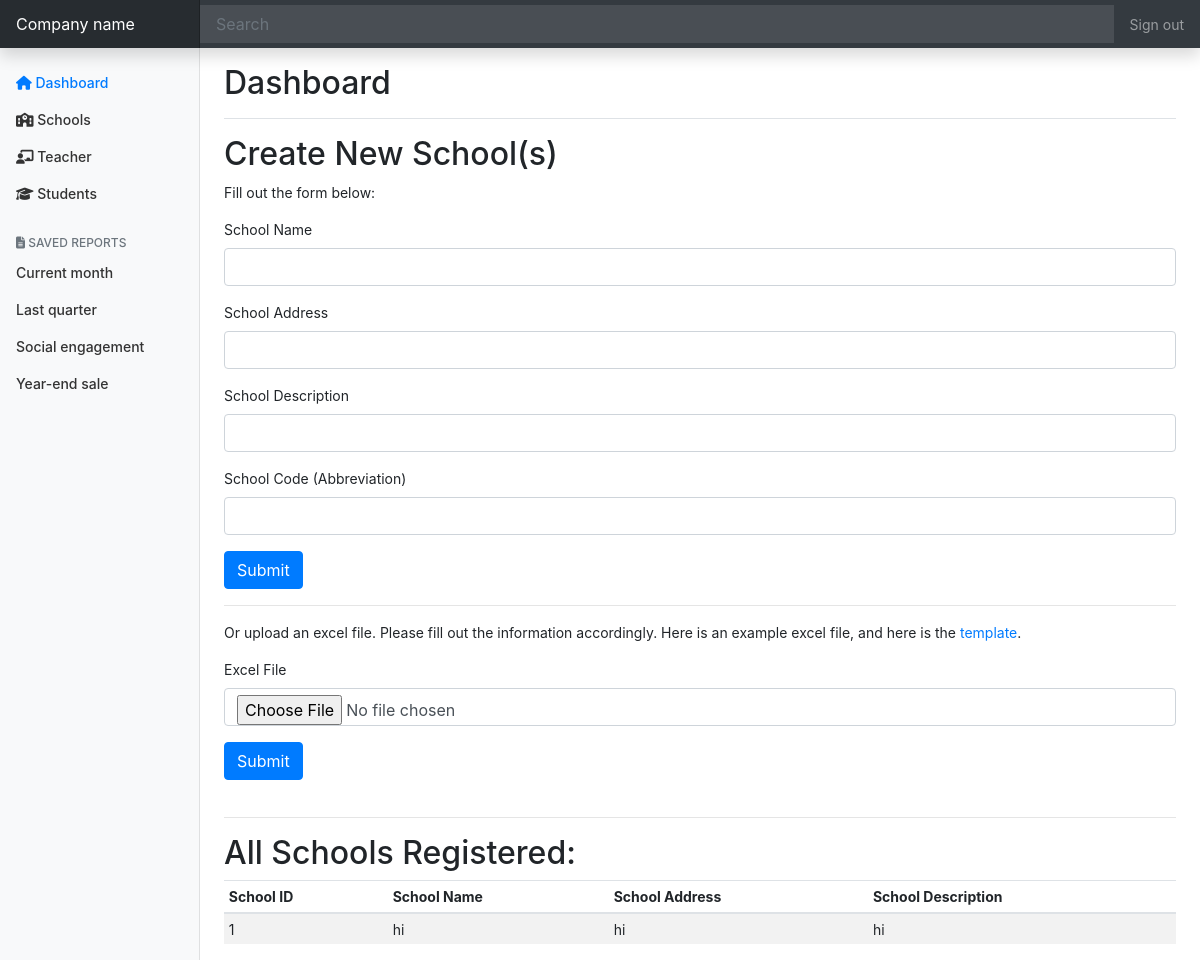
Before: /district-admin/world/schools (signed in) with the older database file.
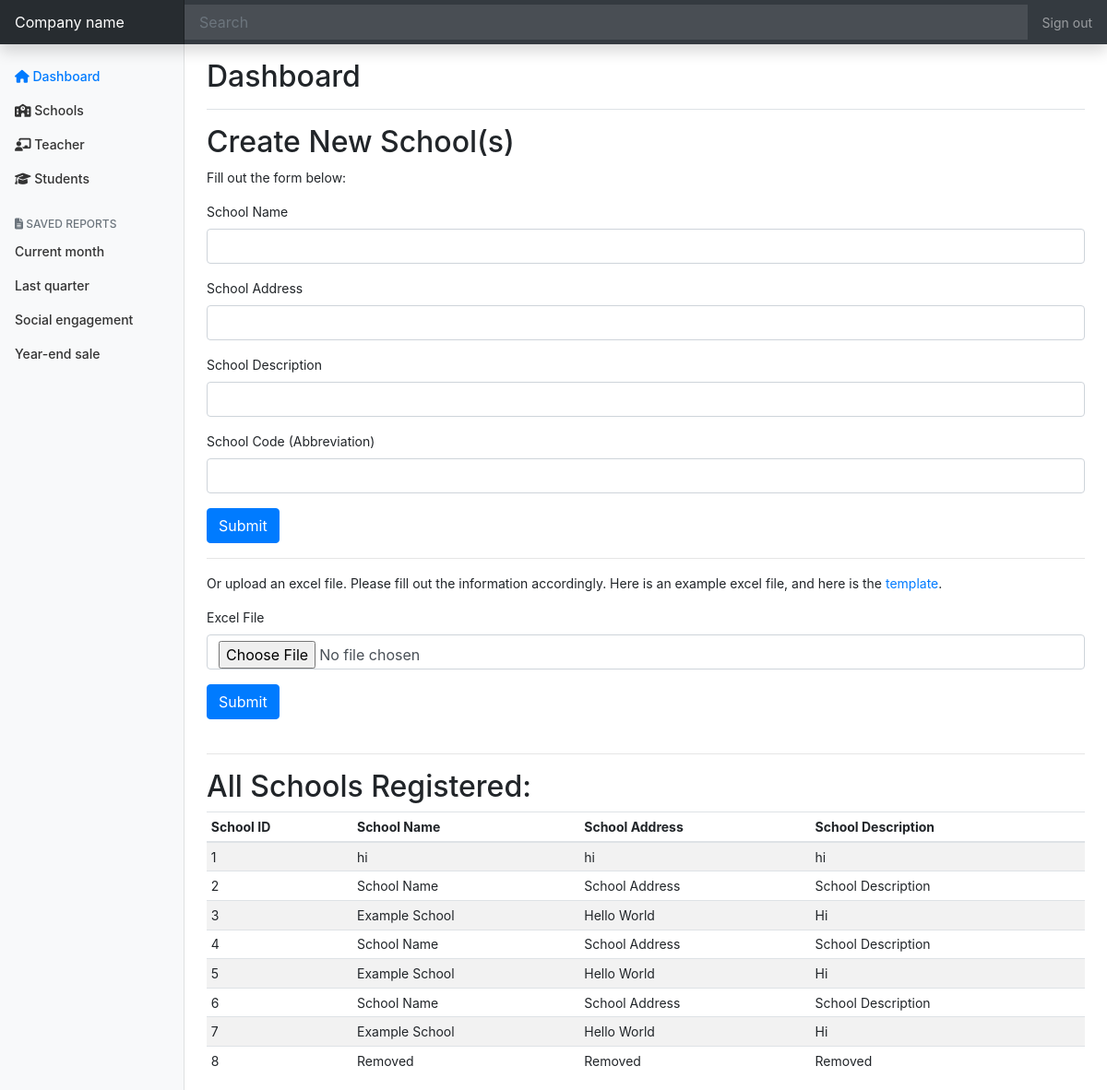
After: the same page with the newer database file.
### tables this page shows
CREATE TABLE "schools" (
	"school_id"	INTEGER PRIMARY KEY AUTOINCREMENT,
	"district_id"	INTEGER,
	"name"	TEXT,
	"address"	TEXT,
	"description"	TEXT,
	"code"	TEXT
);

### app.py (the view)
@app.route("/district-admin/<string:code>/schools", methods=["GET", "POST"])
@login_required
def district_admin_dashboard_school(code):
    d_code = code
    user_info = c.execute("SELECT * FROM users WHERE user_id=:user_id", {"user_id": session.get("user_id")}).fetchall()
    try:
        district = c.execute("SELECT * FROM districts WHERE code=:code", {"code": code}).fetchall()[0][0]
    except IndexError:
        abort(403)
    if user_info[0][5] != "district-admin" or user_info[0][6] != district:
        abort(403)
    if request.method == "POST":
        if request.form.get("name") and request.form.get("address") and request.form.get("description") and request.form.get("code"):
            c.execute("INSERT INTO schools (district_id, name, address, description, code) VALUES (:district_id, :name, :address, :description, :code)", {"district_id": int(district), "name": request.form.get("name"), "address": request.form.get("address"), "description": request.form.get("description"), "code": request.form.get("code")})
            conn.commit()
            return redirect(f"/district-admin/{d_code}/schools")
        elif request.files["file"]:
            filename = upload_file(app.config["UPLOAD_FOLDER"])
            wb = load_workbook(os.path.join(app.config["UPLOAD_FOLDER"], filename))
            sheet = wb.active
            if sheet.max_column != 4:
                flash("Wrong Format: Did you have EXACTLY 4 columns?", category="danger")
                return redirect(f"/district-admin/{d_code}/schools")
            for i in range(2, sheet.max_row+1):
                name = sheet.cell(row=i, column=1).value
                print(colored(name, "red"))
                address = sheet.cell(row=i, column=2).value
                description = sheet.cell(row=i, column=3).value
                code = sheet.cell(row=i, column=4).value
                c.execute("INSERT INTO schools (district_id, name, address, description, code) VALUES (:district_id, :name, :address, :description, :code)", {"district_id": int(district), "name": name, "address": address, "description": description, "code": code})
                conn.commit()
            os.remove(os.path.join(app.config["UPLOAD_FOLDER"], filename))
            return redirect(f"/district-admin/{d_code}/schools")
    else:
        schools = c.execute("SELECT * FROM schools WHERE district_id=:district_id", {"district_id": district}).fetchall()
        return render_template("district-admin-school.html", schools=schools, code=code)

### helpers.py (called while the page is built)
def login_required(f):
    @wraps(f)
    def decorated_function(*args, **kwargs):
        if session.get("user_id") is None:
            return redirect("/login?next=" + request.path)
        return f(*args, **kwargs)
    return decorated_function

### templates/district-admin-school.html
{% extends "district-admin-dashboard-layout.html" %}
{% block main %}
  <div class="d-flex justify-content-between flex-wrap flex-md-nowrap align-items-center pt-3 pb-2 mb-3 border-bottom">
    <h1 class="h2">Dashboard</h1>
  </div>
  <h2>Create New School(s)</h2>
  <p>Fill out the form below: </p>
  <form action="/district-admin/{{ code }}/schools" method="POST">
    <div class="form-group">
      <label for="exampleInputEmail1">School Name</label>
      <input type="text" class="form-control" id="exampleInputEmail1" aria-describedby="emailHelp" name="name" required>
    </div>
    <div class="form-group">
      <label for="exampleInputEmail1">School Address</label>
      <input type="text" class="form-control" id="exampleInputEmail1" aria-describedby="emailHelp" name="address" required>
    </div>
    <div class="form-group">
      <label for="exampleInputEmail1">School Description</label>
      <input type="text" class="form-control" id="exampleInputEmail1" aria-describedby="emailHelp" name="description" required>
    </div>
    <div class="form-group">
      <label for="exampleInputEmail1">School Code (Abbreviation)</label>
      <input type="text" class="form-control" id="exampleInputEmail1" aria-describedby="emailHelp" name="code" required>
    </div>
    <button type="submit" class="btn btn-primary">Submit</button>
  </form>
  <hr>
  <p>Or upload an excel file. Please fill out the information accordingly. Here is an example excel file, and here is the <a href="/static/District-Upload-School-Template.xlsx">template</a>.</p>
  <form action="/district-admin/{{ code }}/schools" method="POST" enctype="multipart/form-data">
    <div class="form-group">
      <label for="exampleInputEmail1">Excel File </label>
      <input type="file" class="form-control" id="exampleInputEmail1" aria-describedby="emailHelp" name="file" required accept="application/vnd.openxmlformats-officedocument.spreadsheetml.sheet, application/vnd.ms-excel">
    </div>
    <button type="submit" class="btn btn-primary">Submit</button>
  </form>
  <br>
  <hr>
  <h2>All Schools Registered: </h2>
  <div class="table-responsive">
    <table class="table table-striped table-sm">
      <thead>
        <tr>
          <th>School ID</th>
          <th>School Name</th>
          <th>School Address</th>
          <th>School Description</th>
        </tr>
      </thead>
      <tbody>
        {% for school in schools %}
          <tr>
            <td>{{ school[0] }}</td>
            <td>{{ school[2] }}</td>
            <td>{{ school[3] }}</td>
            <td>{{ school[4] }}</td>
          </tr>
        {% endfor %}
      </tbody>
    </table>
  </div>
{% endblock %}

### templates/district-admin-dashboard-layout.html (shortened to what this page needs)
<!doctype html>
<html lang="en">
  <head>
    <link rel="stylesheet" href="https://stackpath.bootstrapcdn.com/bootstrap/4.5.0/css/bootstrap.min.css">
    <link href="/static/district-admin-dashboard.css" rel="stylesheet">
  </head>
  <body>
    <nav class="navbar navbar-dark sticky-top bg-dark flex-md-nowrap p-0 shadow">
  <a class="navbar-brand col-md-3 col-lg-2 mr-0 px-3" href="#">Company name</a>
  <input class="form-control form-control-dark w-100" type="text" placeholder="Search" aria-label="Search">
  <ul class="navbar-nav px-3">
    <li class="nav-item text-nowrap">
      <a class="nav-link" href="#">Sign out</a>
    </li>
  </ul>
</nav>
<div class="container-fluid">
  <div class="row">
    <nav id="sidebarMenu" class="col-md-3 col-lg-2 d-md-block bg-light sidebar collapse">
      <div class="sidebar-sticky pt-3">
        <ul class="nav flex-column">
          <li class="nav-item">
            <a class="nav-link active" href="/district-admin/{{ code }}">
                <i class="fas fa-home"></i>
              Dashboard <span class="sr-only">(current)</span>
            </a>
          </li>
          <li class="nav-item">
            <a class="nav-link" href="/district-admin/{{ code }}/schools">
                <i class="fas fa-school"></i>
               Schools
            </a>
          </li>
          <li class="nav-item">
            <a class="nav-link" href="#">
                <i class="fas fa-chalkboard-teacher"></i>
              Teacher
            </a>
          </li>
          <li class="nav-item">
            <a class="nav-link" href="#">
                <i class="fas fa-graduation-cap"></i>
              Students
            </a>
          </li>
        </ul>
        <h6 class="sidebar-heading d-flex justify-content-between align-items-center px-3 mt-4 mb-1 text-muted">
          <span><i class="fas fa-file-alt"></i> Saved reports</span>
        </h6>
        <ul class="nav flex-column mb-2">
          <li class="nav-item">
            <a class="nav-link" href="#">
              Current month
            </a>
          </li>
          <li class="nav-item">
            <a class="nav-link" href="#">
              Last quarter
            </a>
          </li>
          <li class="nav-item">
            <a class="nav-link" href="#">
              Social engagement
            </a>
          </li>
          <li class="nav-item">
            <a class="nav-link" href="#">
              Year-end sale
            </a>
          </li>
        </ul>
      </div>
    </nav>
    <main role="main" class="col-md-9 ml-sm-auto col-lg-10 px-md-4">
        {% block main %}{% endblock %}
    </main>
  </div>
</div>
</html>

### static/district-admin-dashboard.css (style rules this page uses)
body { font-size: .875rem; }
.sidebar { position: fixed; top: 0; bottom: 0; left: 0; z-index: 100; padding: 48px 0 0; box-shadow: inset -1px 0 0 rgba(0, 0, 0, .1); }
.sidebar-sticky { position: relative; top: 0; height: calc(100vh - 48px); padding-top: .5rem; overflow-x: hidden; overflow-y: auto; }
.sidebar .nav-link { font-weight: 500; color: #333; }
.sidebar .nav-link.active { color: #007bff; }
.sidebar-heading { font-size: .75rem; text-transform: uppercase; }
.navbar-brand { padding-top: .75rem; padding-bottom: .75rem; font-size: 1rem; background-color: rgba(0, 0, 0, .25); box-shadow: inset -1px 0 0 rgba(0, 0, 0, .25); }
.navbar .form-control { padding: .75rem 1rem; border-width: 0; border-radius: 0; }
.form-control-dark { color: #fff; background-color: rgba(255, 255, 255, .1); border-color: rgba(255, 255, 255, .1); }

Changed rows visible on the page:
added schools: school_id "2", name "School Name", address "School Address", description "School Description"
added schools: school_id "3", name "Example School", address "Hello World", description "Hi"
added schools: school_id "4", name "School Name", address "School Address", description "School Description"
added schools: school_id "5", name "Example School", address "Hello World", description "Hi"
added schools: school_id "6", name "School Name", address "School Address", description "School Description"
added schools: school_id "7", name "Example School", address "Hello World", description "Hi"
added schools: school_id "8", name "Removed", address "Removed", description "Removed"
